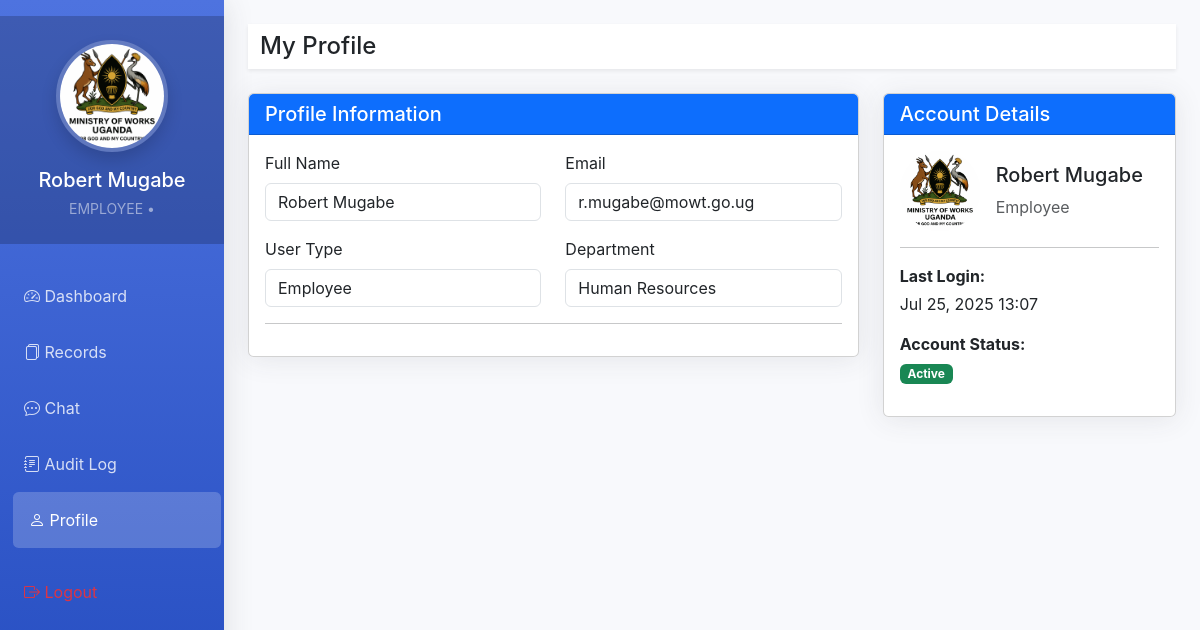
The page /profile.php (signed in) on the database its author committed.
### tables this page shows
CREATE TABLE `employee_user` (
  `id` int(11) NOT NULL,
  `name` text NOT NULL,
  `email_address` varchar(255) NOT NULL,
  `user_password` varchar(255) NOT NULL,
  `user_status` enum('Active','Inactive') DEFAULT 'Active',
  `department_id` int(11) DEFAULT NULL,
  `role_id` int(11) DEFAULT NULL,
  `last_login` timestamp NULL DEFAULT NULL
);

CREATE TABLE `departments` (
  `department_id` int(11) NOT NULL,
  `department_name` varchar(100) NOT NULL,
  `description` text DEFAULT NULL,
  `location` varchar(100) DEFAULT NULL,
  `contact_email` varchar(255) DEFAULT NULL
);

### profile.php (the view, shortened to what this page needs)
<?php
require_once 'config.php';
$user_id = $_SESSION['user_id'];
$user_type = $_SESSION['user_type'];
if ($user_type == 'admin') {
    $query = "SELECT a.*, d.department_name
              FROM admin a
              LEFT JOIN departments d ON a.department_id = d.department_id
              WHERE a.id = ?";
} else {
    $query = "SELECT e.*, d.department_name
              FROM employee_user e
              LEFT JOIN departments d ON e.department_id = d.department_id
              WHERE e.id = ?";
}
$stmt = $conn->prepare($query);
$stmt->bind_param("i", $user_id);
$stmt->execute();
$result = $stmt->get_result();
$user = $result->fetch_assoc();
?>
<!DOCTYPE html>
<html lang="en">
<head>
    <link href="https://cdn.jsdelivr.net/npm/bootstrap@5.3.0/dist/css/bootstrap.min.css" rel="stylesheet">
    <link rel="stylesheet" href="https://cdn.jsdelivr.net/npm/bootstrap-icons@1.10.0/font/bootstrap-icons.css">
</head>
<body>
    <div class="d-flex">
        <div class="sidebar position-fixed" id="sidebar">
            <div class="position-sticky pt-3">
                <div class="user-profile">
                    <img src="logo.png" alt="User" class="rounded-circle mb-3 shadow">
                    <h5 class="text-white mb-1"><?php echo htmlspecialchars($user['name']); ?></h5>
                    <small class="text-white-50">
                        <?php echo strtoupper($user_type); ?> •
                    </small>
                </div>
                <ul class="nav flex-column mt-4">
                    <li class="nav-item">
                        <a class="nav-link" href="dashboard.php">
                            <i class="bi bi-speedometer2"></i> Dashboard
                        </a>
                    </li>
                    <li class="nav-item">
                        <a class="nav-link" href="records.php">
                            <i class="bi bi-files"></i> Records
                        </a>
                    </li>
                    <li class="nav-item">
                        <a class="nav-link" href="messages.php">
                            <i class="bi bi-chat-dots"></i> Chat
                        </a>
                    </li>
                    <li class="nav-item">
                        <a class="nav-link" href="audit_log.php">
                            <i class="bi bi-journal-text"></i> Audit Log
                        </a>
                    </li>
                    <li class="nav-item">
                        <a class="nav-link active" href="profile.php">
                            <i class="bi bi-person"></i> Profile
                        </a>
                    </li>
                    <li class="nav-item mt-3">
                        <a class="nav-link text-danger" href="logout.php">
                            <i class="bi bi-box-arrow-right"></i> Logout
                        </a>
                    </li>
                </ul>
            </div>
        </div>
        <div class="main-content w-100">
            <nav class="navbar navbar-expand navbar-light bg-white shadow-sm mb-4">
                <div class="container-fluid">
                    <h1 class="h4 mb-0 text-gray-800">My Profile</h1>
                </div>
            </nav>
            <div class="row">
                <div class="col-lg-8">
                    <div class="card profile-card mb-4">
                        <div class="card-header bg-primary text-white">
                            <h5 class="mb-0">Profile Information</h5>
                        </div>
                        <div class="card-body">
                            <form method="POST" action="profile.php">
                                <div class="row mb-3">
                                    <div class="col-md-6">
                                        <label class="form-label">Full Name</label>
                                        <input type="text" class="form-control" name="name"
                                               value="<?php echo htmlspecialchars($user['name']); ?>" required>
                                    </div>
                                    <div class="col-md-6">
                                        <label class="form-label">Email</label>
                                        <input type="email" class="form-control"
                                               name="<?php echo $user_type == 'admin' ? 'email' : 'email_address'; ?>"
                                               value="<?php echo htmlspecialchars($user_type == 'admin' ? $user['email'] : $user['email_address']); ?>" required>
                                    </div>
                                </div>
                                <div class="row mb-3">
                                    <div class="col-md-6">
                                        <label class="form-label">User Type</label>
                                        <input type="text" class="form-control"
                                               value="<?php echo ucfirst($user_type); ?>" readonly>
                                    </div>
<div class="col-md-6">
    <label class="form-label">Department</label>
    <input type="text" class="form-control"
           value="<?php echo !empty($user['department_name']) ? htmlspecialchars($user['department_name']) : 'Not assigned'; ?>" readonly>
</div>
                                </div>
                                <hr>
                            </form>
                        </div>
                    </div>
                </div>
                <div class="col-lg-4">
                    <div class="card profile-card mb-4">
                        <div class="card-header bg-primary text-white">
                            <h5 class="mb-0">Account Details</h5>
                        </div>
                        <div class="card-body">
                            <div class="d-flex align-items-center mb-3">
                                <div class="flex-shrink-0">
                                    <img src="logo.png" alt="User" class="rounded-circle" width="80">
                                </div>
                                <div class="flex-grow-1 ms-3">
                                    <h5><?php echo htmlspecialchars($user['name']); ?></h5>
                                    <p class="text-muted mb-0"><?php echo ucfirst($user_type); ?></p>
                                </div>
                            </div>
                            <hr>
                            <div class="mb-3">
                                <p class="mb-1"><strong>Last Login:</strong></p>
                                <p><?php echo $user['last_login'] ? date('M d, Y H:i', strtotime($user['last_login'])) : 'Never logged in'; ?></p>
                            </div>
                            <div class="mb-3">
                                <p class="mb-1"><strong>Account Status:</strong></p>
                                <span class="badge <?php echo ($user['admin_status'] ?? $user['user_status']) == 'Active' ? 'bg-success' : 'bg-danger'; ?>">
                                    <?php echo $user['admin_status'] ?? $user['user_status']; ?>
                                </span>
                            </div>
                        </div>
                    </div>
                </div>
            </div>
        </div>
    </div>
</body>
</html>

### profile.php (style rules this page uses)
:root { --primary-color: #4e73df; --secondary-color: #1cc88a; --accent-color: #f6c23e; --dark-color: #5a5c69; --sidebar-width: 14rem; }
body { font-family: 'Nunito', -apple-system, BlinkMacSystemFont, sans-serif; background-color: #f8f9fc; overflow-x: hidden; }
.sidebar { width: var(--sidebar-width); min-height: 100vh; background: linear-gradient(180deg, var(--primary-color), #224abe); transition: all 0.3s; box-shadow: 0 0.15rem 1.75rem 0 rgba(58, 59, 69, 0.15); }
.sidebar .nav-link { color: rgba(255, 255, 255, 0.8); padding: 1rem; margin: 0 0.5rem; border-radius: 0.35rem; transition: all 0.3s; }
.sidebar .nav-link:hover, .sidebar .nav-link.active { color: #fff; background-color: rgba(255, 255, 255, 0.2); transform: translateX(5px); }
.user-profile { padding: 1.5rem 1rem; text-align: center; background: rgba(0, 0, 0, 0.2); }
.user-profile img { width: 7rem; height: 7rem; border: 0.3rem solid rgba(255, 255, 255, 0.2); }
.main-content { margin-left: var(--sidebar-width); padding: 1.5rem; transition: all 0.3s; }
.profile-card { border-radius: 0.35rem; box-shadow: 0 0.15rem 1.75rem 0 rgba(58, 59, 69, 0.1); }

### rows shown on the page
employee_user: name "Robert Mugabe", email_address "r.mugabe@mowt.go.ug", department.department_name "Human Resources", last_login "Jul 25, 2025 13:07", user_status "Active"

### other values the page prints
$user_type "EMPLOYEE"
$user_type "Employee"
